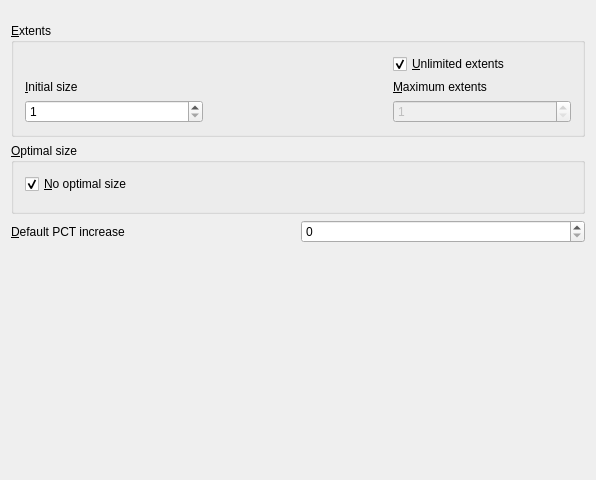
<ui version="4.0" >
 <class>toStorageDefinitionUI</class>
 <widget class="QWidget" name="toStorageDefinitionUI" >
  <property name="geometry" >
   <rect>
    <x>0</x>
    <y>0</y>
    <width>596</width>
    <height>480</height>
   </rect>
  </property>
  <property name="windowTitle" >
   <string>Form1</string>
  </property>
  <property name="toolTip" >
   <string>Optimal allocation of extents. Will free unused extents down to specified value</string>
  </property>
  <layout class="QGridLayout" >
   <property name="leftMargin" >
    <number>11</number>
   </property>
   <property name="topMargin" >
    <number>11</number>
   </property>
   <property name="rightMargin" >
    <number>11</number>
   </property>
   <property name="bottomMargin" >
    <number>11</number>
   </property>
   <property name="horizontalSpacing" >
    <number>6</number>
   </property>
   <property name="verticalSpacing" >
    <number>6</number>
   </property>
   <item row="0" column="0" colspan="2" >
    <widget class="toFilesize" native="1" name="InitialSize" />
   </item>
   <item row="2" column="0" colspan="2" >
    <widget class="QGroupBox" name="GroupBox1" >
     <property name="title" >
      <string>&amp;Extents</string>
     </property>
     <layout class="QGridLayout" >
      <property name="leftMargin" >
       <number>11</number>
      </property>
      <property name="topMargin" >
       <number>11</number>
      </property>
      <property name="rightMargin" >
       <number>11</number>
      </property>
      <property name="bottomMargin" >
       <number>11</number>
      </property>
      <property name="horizontalSpacing" >
       <number>6</number>
      </property>
      <property name="verticalSpacing" >
       <number>6</number>
      </property>
      <item rowspan="3" row="0" column="1" >
       <widget class="Line" name="Line1" />
      </item>
      <item row="2" column="0" >
       <widget class="QSpinBox" name="InitialExtent" >
        <property name="minimum" >
         <number>1</number>
        </property>
        <property name="maximum" >
         <number>2147483647</number>
        </property>
        <property name="value" >
         <number>1</number>
        </property>
       </widget>
      </item>
      <item row="2" column="2" >
       <widget class="QSpinBox" name="MaximumExtent" >
        <property name="enabled" >
         <bool>false</bool>
        </property>
        <property name="minimum" >
         <number>1</number>
        </property>
        <property name="maximum" >
         <number>2147483647</number>
        </property>
        <property name="value" >
         <number>1</number>
        </property>
       </widget>
      </item>
      <item row="1" column="2" >
       <widget class="QLabel" name="TextLabel1" >
        <property name="toolTip" >
         <string>Maximum number of extents to allocate for an object</string>
        </property>
        <property name="text" >
         <string>&amp;Maximum extents</string>
        </property>
        <property name="wordWrap" >
         <bool>false</bool>
        </property>
        <property name="buddy" >
         <cstring>MaximumExtent</cstring>
        </property>
       </widget>
      </item>
      <item row="1" column="0" >
       <widget class="QLabel" name="TextLabel2" >
        <property name="toolTip" >
         <string>Number of extents to initially allocate</string>
        </property>
        <property name="text" >
         <string>&amp;Initial size</string>
        </property>
        <property name="wordWrap" >
         <bool>false</bool>
        </property>
        <property name="buddy" >
         <cstring>InitialSize</cstring>
        </property>
       </widget>
      </item>
      <item row="0" column="2" >
       <widget class="QCheckBox" name="UnlimitedExtent" >
        <property name="toolTip" >
         <string>No limit to the number of extents to allocate if needed</string>
        </property>
        <property name="text" >
         <string>&amp;Unlimited extents</string>
        </property>
        <property name="checked" >
         <bool>true</bool>
        </property>
       </widget>
      </item>
     </layout>
    </widget>
   </item>
   <item row="1" column="0" colspan="2" >
    <widget class="toFilesize" native="1" name="NextSize" />
   </item>
   <item row="3" column="0" colspan="2" >
    <widget class="QGroupBox" name="Optimal" >
     <property name="title" >
      <string>&amp;Optimal size</string>
     </property>
     <layout class="QGridLayout" >
      <property name="leftMargin" >
       <number>11</number>
      </property>
      <property name="topMargin" >
       <number>11</number>
      </property>
      <property name="rightMargin" >
       <number>11</number>
      </property>
      <property name="bottomMargin" >
       <number>11</number>
      </property>
      <property name="horizontalSpacing" >
       <number>6</number>
      </property>
      <property name="verticalSpacing" >
       <number>6</number>
      </property>
      <item row="0" column="0" >
       <widget class="QCheckBox" name="OptimalNull" >
        <property name="text" >
         <string>&amp;No optimal size</string>
        </property>
        <property name="checked" >
         <bool>true</bool>
        </property>
       </widget>
      </item>
      <item row="1" column="0" >
       <widget class="toFilesize" native="1" name="OptimalSize" />
      </item>
     </layout>
    </widget>
   </item>
   <item row="4" column="0" >
    <widget class="QLabel" name="TextLabel3" >
     <property name="toolTip" >
      <string>Default increase in size of next allocated extent. A size of 0 will prevent background coalesce of free space</string>
     </property>
     <property name="text" >
      <string>&amp;Default PCT increase</string>
     </property>
     <property name="wordWrap" >
      <bool>false</bool>
     </property>
     <property name="buddy" >
      <cstring>PCTIncrease</cstring>
     </property>
    </widget>
   </item>
   <item row="4" column="1" >
    <widget class="QSpinBox" name="PCTIncrease" >
     <property name="maximum" >
      <number>1000</number>
     </property>
     <property name="singleStep" >
      <number>10</number>
     </property>
    </widget>
   </item>
   <item row="5" column="0" colspan="2" >
    <spacer>
     <property name="orientation" >
      <enum>Qt::Vertical</enum>
     </property>
     <property name="sizeType" >
      <enum>QSizePolicy::Expanding</enum>
     </property>
     <property name="sizeHint" >
      <size>
       <width>20</width>
       <height>20</height>
      </size>
     </property>
    </spacer>
   </item>
  </layout>
 </widget>
 <customwidgets>
  <customwidget>
   <class>toFilesize</class>
   <extends>QWidget</extends>
   <header>tools/tofilesize.h</header>
  </customwidget>
 </customwidgets>
 <resources/>
 <connections>
  <connection>
   <sender>UnlimitedExtent</sender>
   <signal>toggled(bool)</signal>
   <receiver>MaximumExtent</receiver>
   <slot>setDisabled(bool)</slot>
   <hints>
    <hint type="sourcelabel" >
     <x>20</x>
     <y>20</y>
    </hint>
    <hint type="destinationlabel" >
     <x>20</x>
     <y>20</y>
    </hint>
   </hints>
  </connection>
  <connection>
   <sender>OptimalNull</sender>
   <signal>toggled(bool)</signal>
   <receiver>OptimalSize</receiver>
   <slot>setDisabled(bool)</slot>
   <hints>
    <hint type="sourcelabel" >
     <x>20</x>
     <y>20</y>
    </hint>
    <hint type="destinationlabel" >
     <x>20</x>
     <y>20</y>
    </hint>
   </hints>
  </connection>
 </connections>
</ui>
